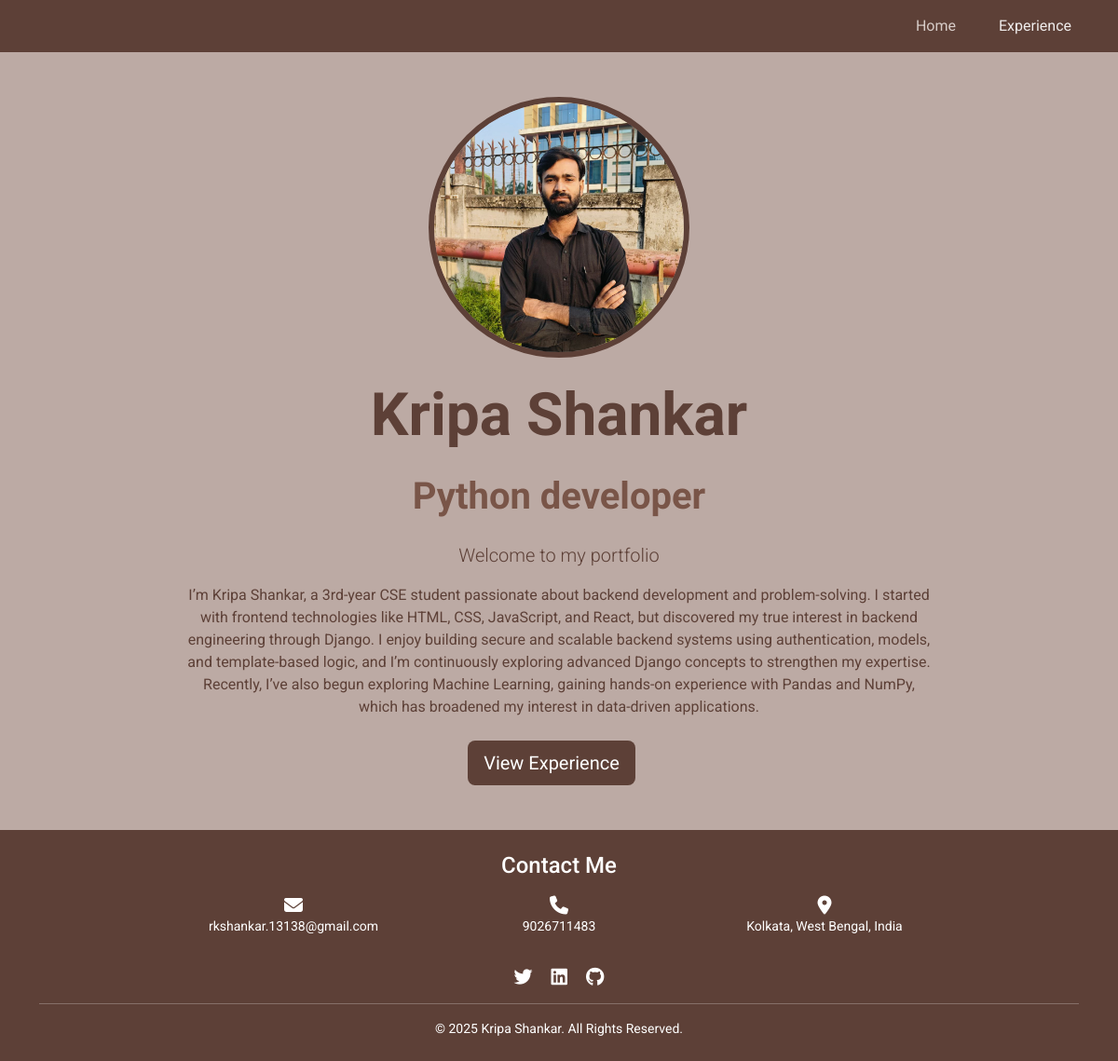
The page / on the database its author committed.
### Portfolio/models.py (models this page shows, shortened)
class About(models.Model):
    name = models.CharField(max_length=100)
    title = models.CharField(max_length=200)
    bio = models.TextField()
    profile_image = models.ImageField(upload_to='profile/', blank=True, null=True)
    email = models.EmailField()
    phone = models.CharField(max_length=20)
    location = models.CharField(max_length=200, default="Kolkata, West Bengal, India")
    linkedin = models.URLField(blank=True)
    github = models.URLField(blank=True)
    twitter = models.URLField(blank=True)
    class Meta:
        verbose_name_plural = "About"

### Portfolio/views.py (the view)
# urls.py: path('', views.home, name='home'),
def home(request):
    about = About.objects.first()
    context = {
        'about': about,
    }
    return render(request, 'Portfolio/home.html', context)

### templates/Portfolio/home.html (shortened to what this page needs)
{% extends 'Portfolio/base.html' %}
{% block content %}
<main>
    <section id="home" class="bg-light-brown py-5">
        <div class="container">
            <div class="row align-items-center" style="min-height: 70vh;">
                <div class="col-lg-12 text-center">
                    {% if about %}
                        {% if about.profile_image %}
                        <div class="profile-container mb-4 mx-auto">
                            <img src="{{ about.profile_image.url }}" alt="{{ about.name }}"
                                 class="rounded-circle profile-image-hover"
                                 style="width: 280px; height: 280px; object-fit: cover; border: 6px solid var(--dark-brown);">
                        </div>
                        {% endif %}
                        <h1 class="display-3 fw-bold text-brown mb-4">{{ about.name }}</h1>
                        <h2 class="display-6 fw-bold text-medium-brown mb-3">{{ about.title }}</h2>
                        <p class="lead text-brown mt-4">{{ about.tagline|default:"Welcome to my portfolio" }}</p>
                        {% if about.bio %}
                        <p class="text-brown mt-3" style="max-width: 800px; margin: 0 auto;">{{ about.bio }}</p>
                        {% endif %}
                        <div class="mt-4">
                            <a href="{% url 'Experience' %}" class="btn btn-lg me-3" style="background-color: var(--dark-brown); color: white;">View Experience</a>
                        </div>
                    {% endif %}
                </div>
            </div>
        </div>
    </section>
</main>
{% endblock content %}

### templates/Portfolio/base.html (shortened to what this page needs)
<!DOCTYPE html>
{% load static %}
<html lang="en">
<head>
    <link href="https://cdn.jsdelivr.net/npm/bootstrap@5.3.0/dist/css/bootstrap.min.css" rel="stylesheet">
    <link rel="stylesheet" href="https://cdnjs.cloudflare.com/ajax/libs/font-awesome/6.4.0/css/all.min.css">
</head>
<body>
    <header class="fixed-top">
        <nav class="navbar navbar-expand-lg navbar-dark bg-dark-brown">
            <div class="container">
                <div class="collapse navbar-collapse" id="navbarNav">
                    <ul class="navbar-nav ms-auto">
                        <li class="nav-item">
                            <a class="nav-link {% if request.path == '/' %}active{% endif %}" href="{% url 'home' %}">Home</a>
                        </li>
                        <li class="nav-item">
                            <a class="nav-link {% if 'experience' in request.path %}active{% endif %}" href="{% url 'Experience' %}">Experience</a>
                        </li>
                    </ul>
                </div>
            </div>
        </nav>
    </header>
    {% block content %}
    {% endblock content %}
    <footer class="bg-dark-brown text-white py-4">
        <div class="container">
            <h4 class="text-center mb-3">Contact Me</h4>
            {% if about %}
            <div class="row justify-content-center">
                <div class="col-md-3 text-center mb-3">
                    <i class="fas fa-envelope fa-lg mb-2"></i>
                    <p class="mb-0 small"><a href="mailto:{{ about.email }}?subject=Portfolio%20Contact" target="_top" class="text-white text-decoration-none">{{ about.email }}</a></p>
                </div>
                <div class="col-md-3 text-center mb-3">
                    <i class="fas fa-phone fa-lg mb-2"></i>
                    <p class="mb-0 small">
                        <a href="tel:{{ about.phone }}" class="text-white text-decoration-none">{{ about.phone }}</a>
                    </p>
                </div>
                <div class="col-md-3 text-center mb-3">
                    <i class="fas fa-map-marker-alt fa-lg mb-2"></i>
                    <p class="mb-0 small">{{ about.location }}</p>
                </div>
            </div>
            <div class="row justify-content-center mt-3">
                <div class="col-12 text-center">
                    {% if about.twitter %}
                    <a href="{{ about.twitter }}" target="_blank" class="text-white me-3"><i class="fab fa-twitter fa-lg"></i></a>
                    {% endif %}
                    {% if about.linkedin %}
                    <a href="{{ about.linkedin }}" target="_blank" class="text-white me-3"><i class="fab fa-linkedin fa-lg"></i></a>
                    {% endif %}
                    {% if about.github %}
                    <a href="{{ about.github }}" target="_blank" class="text-white"><i class="fab fa-github fa-lg"></i></a>
                    {% endif %}
                </div>
            </div>
            {% endif %}
            <hr class="my-3 bg-white opacity-25">
            <p class="text-center mb-0 small">&copy; 2025 {% if about %}{{ about.name }}{% else %}Kripa Shankar{% endif %}. All Rights Reserved.</p>
        </div>
    </footer>
</body>
</html>

### templates/Portfolio/base.html (style rules this page uses)
:root { --dark-brown: #5d4037; --medium-brown: #795548; --light-brown: #bcaaa4; --very-light-brown: #d7ccc8; }
* { font-family: 'Roboto', sans-serif; }
html, body { height: 100%; margin: 0; padding: 0; }
body { display: flex; flex-direction: column; background-color: var(--very-light-brown); }
header { flex-shrink: 0; }
main { flex: 1 0 auto; padding-top: 56px; }
footer { flex-shrink: 0; }
.navbar-nav .nav-item { margin-left: 30px; }
.bg-dark-brown { background-color: var(--dark-brown) !important; }
.bg-light-brown { background-color: var(--light-brown) !important; }
.text-brown { color: var(--dark-brown) !important; }
.text-medium-brown { color: var(--medium-brown) !important; }
.navbar-dark .navbar-nav .nav-link { color: rgba(255, 255, 255, 0.9); }
.navbar-dark .navbar-nav .nav-link.active { color: var(--very-light-brown); }
section { min-height: calc(100vh - 56px - 300px); }

### templates/Portfolio/home.html (style rules this page uses)
.profile-container { perspective: 1000px; display: inline-block; }
.profile-image-hover { transition: all 0.6s cubic-bezier(0.25, 0.46, 0.45, 0.94); transform: translateZ(0); filter: brightness(1) saturate(1); border-radius: 50% !important; }

### rows shown on the page
About: profile_image (picture), name "Kripa Shankar", title "Python developer", bio "I’m Kripa Shankar, a 3rd-year CSE student passionate about backend development and problem-solving. I started with frontend technologies like HTML, CSS, JavaScript, and React, but discovered my true interest in backend engineering through Django. I enjoy building secure and scalable backend systems using authentication, models, and template-based logic, and I’m continuously exploring advanced Django concepts to strengthen my expertise. Recently, I’ve also begun exploring Machine Learning, gaining hands-on experience with Pandas and NumPy, which has broadened my interest in data-driven applications.", email "rkshankar.13138@gmail.com", phone "9026711483", location "Kolkata, West Bengal, India"

### other values the page prints
{{ about.tagline|default:"Welcome to my portfolio" }} "Welcome to my portfolio"
